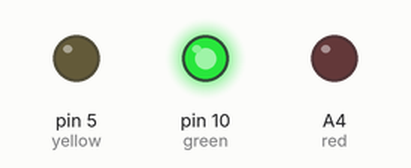
The sketch below on a simulated Arduino Uno, built with avr-gcc and run on an emulated ATmega328P. On the bench: output pins drawn as LEDs (lit = HIGH).

Above: at 0.5 s.
At 2.2 s:
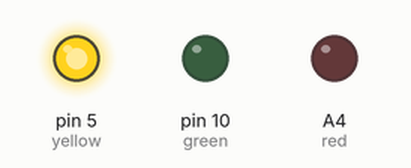
At 3.62 s:
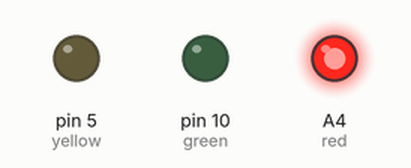
At 4.2 s:
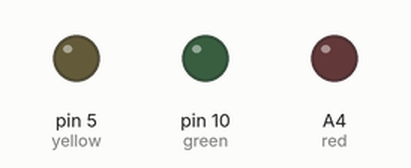
Timing chart, 0 to 6.2 s (numbered marks = the images above):
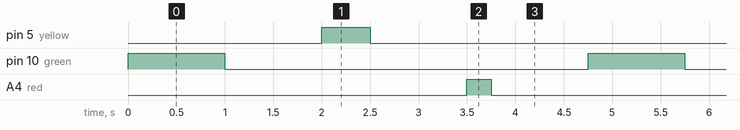

The sketch:

Traffic-ish.ino
```cpp
int green = 10;
int yellow = 5;
int red = A4;

void setup() {
  pinMode(green,OUTPUT);
  pinMode(yellow,OUTPUT);
  pinMode(red,OUTPUT);


}

void loop() {
  digitalWrite(green,HIGH);
  delay(1000);
  digitalWrite(green,LOW);
  delay(1000);
  digitalWrite(yellow,HIGH);
  delay(500);
  digitalWrite(yellow,LOW);
  delay(1000);
  digitalWrite(red,HIGH);
  delay(250);
  digitalWrite(red,LOW);
  delay(1000);

}
```

Measured:
- by itself, pin 5 (yellow): alternates HIGH for 0.50 s and LOW for 4.3 s
- by itself, pin 10 (green): alternates HIGH for 1.0 s and LOW for 3.8 s
- by itself, A4 (red): alternates HIGH for 0.25 s and LOW for 4.5 s
